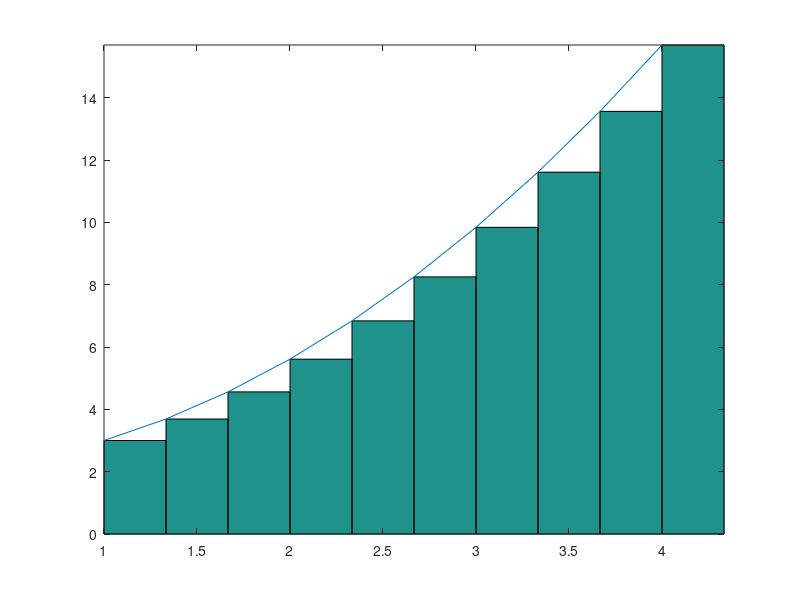

Write MATLAB code to recreate this figure.
%Nombre   del   alumno:   Raul   Hernandez  Lopez.
%Nombre del catedradtico: Horacio Rosales Velasco.
%Fecha: 1 de mayo del 2021.
%Descripcion:  Grafique mediante sumas de riemman 
%el area bajo la curva de la funcion f(x)= x^2+2
%en un intervalo cerrado de [1, 4].

%limpia la pantalla y las variables.
clc, clear
areatotal=0;
%define los intervalos y el numero de rectangulos.
a = 1;
b = 4;
n = 10;
%determina la longitud de la base o el incremento 
%de x.
base = (b-a)/n;
%definicion de la funcion.
x = a:base:(b-base);
%y esta representada por la variable altura
altura=x.^2+2;
%calcula el valor de cada uno de los rectangulos.
area = base*altura;
%En teoria el valor de la sumatoria deberia estar
%reflejada   en  este  acumulador sin embargo  no 
%entiendo por que :c
areatotal += area;
%imprime los valores obtenidos.
printf('\n area por rectangulo : %d \n', double(areatotal));



%estable    la    linea   que   forma  la funcion
x2 = linspace(1,4, 10);
y2 = x.^2 + 2;
%inicio del  intervalo, fin del intervalo, numero 
%de rectangulos.
xa = linspace(1,4,10);
yab = x.^2 + 2;

%dibuja una  grafica de barras una a lado de otra 
%sin espacios
g = bar(xa,yab,'histc');

%permite continuar  graficando  despues de que ya 
%exista un grafica trazada
hold on

%Grafica la funcion
plot(x2,y2);

%ajusta la grafica a los datos.
axis tight

